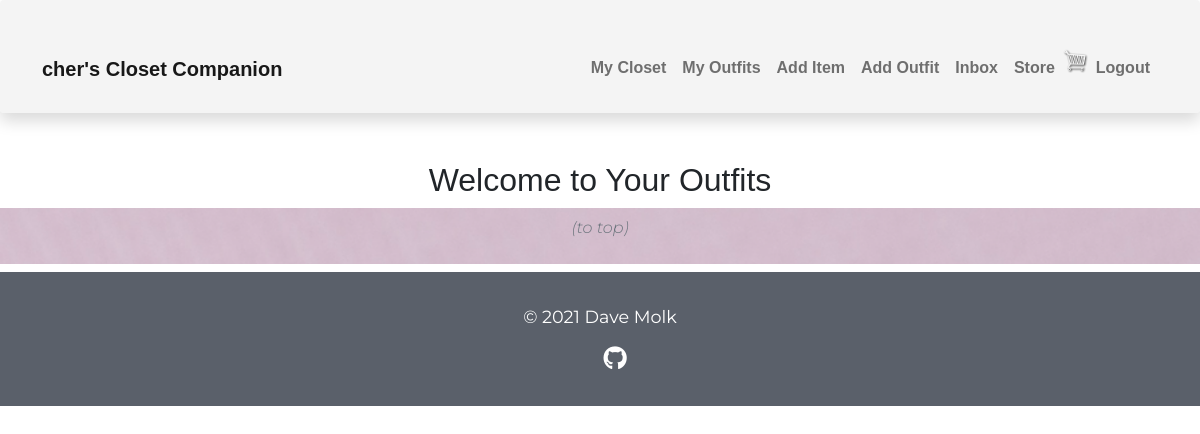
Page /wardrobe/outfits/ (signed in) on the earlier database version.
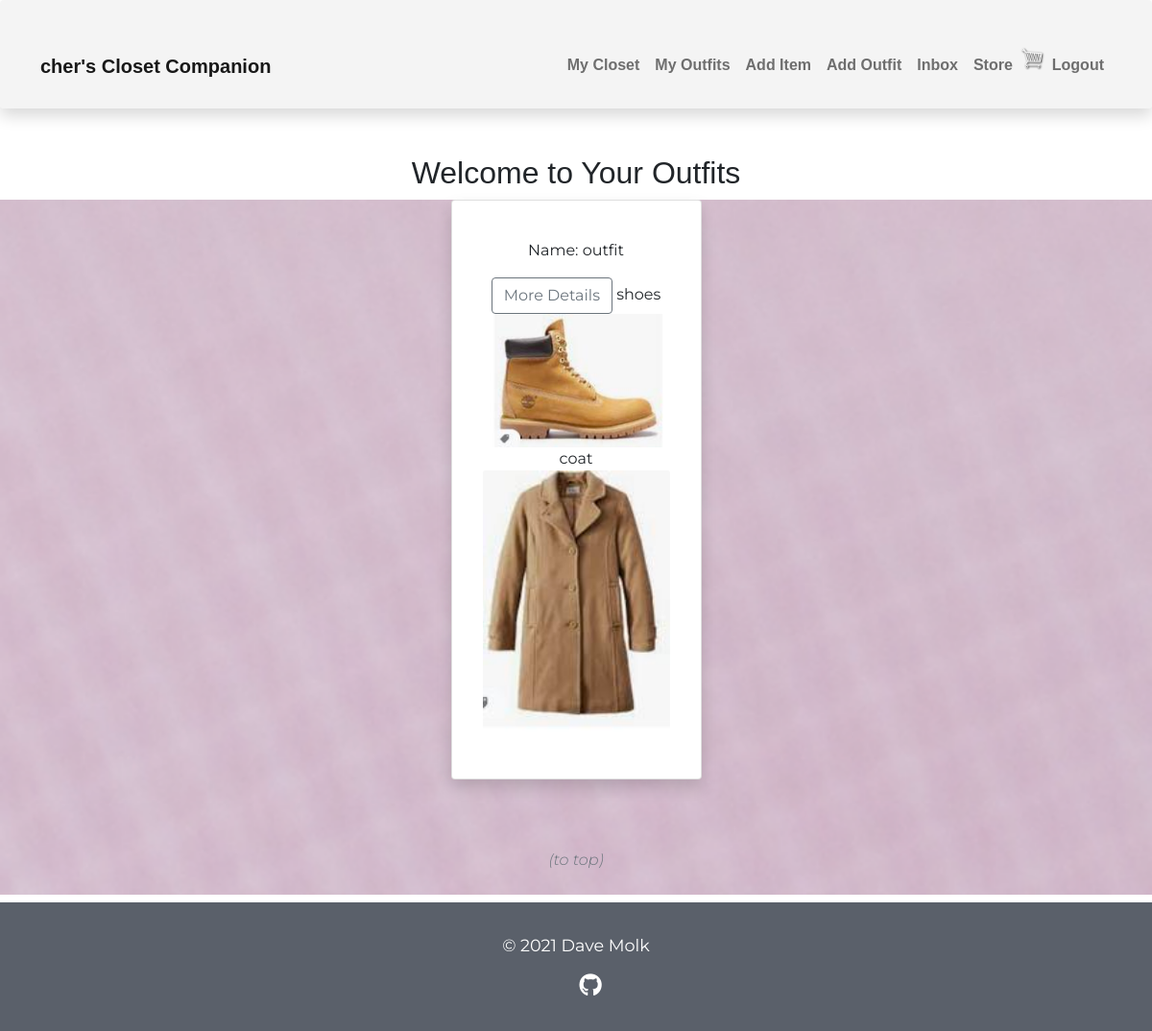
Same page on the later database version.
### wardrobe/models.py (models this page shows, shortened)
class Outfit(models.Model):
    owner = models.ForeignKey(Profile, null=True, blank=True, on_delete=models.SET_NULL)
    items= models.ManyToManyField(Item)
    name = models.CharField(max_length=100)
    description = models.TextField(max_length=300, blank=True, null=True)
    id = models.UUIDField(default=uuid.uuid4, unique=True, primary_key=True, editable=False)

class Item(models.Model):
    top = 'top'
    bottom = 'bottom'
    dress = 'dress'
    shoe = 'shoe'
    outerwear = 'outerwear'
    handbag = 'handbag'
    other = 'other'
    item_type = [
        (top, 'top'),
        (bottom, 'bottom'),
        (dress, 'dress'),
        (shoe, 'shoe'),
        (outerwear, 'outerwear'),
        (handbag, 'handbag'),
        (other, 'other'),
    ]
    owner = models.ForeignKey(Profile, null=True, blank=True, on_delete=models.CASCADE)
    name = models.CharField(max_length=100)
    description = models.TextField(max_length=300, blank=True, null=True)
    type = models.CharField(max_length=100, choices = item_type, default=shoe)
    image = ResizedImageField(size=[961, 1140], blank=True, null=True, upload_to="images", default="images/itemdefault.jpg")
    url = models.URLField(max_length=200, blank=True, null=True)
    sell = models.BooleanField(default=False)
    price = models.DecimalField(max_digits=7, decimal_places=2, blank=True, null=True)
    tags = models.ManyToManyField('Tag', blank=True)
    created = models.DateTimeField(auto_now_add=True)
    id = models.UUIDField(default=uuid.uuid4, unique=True, primary_key=True, editable=False)
    @property
    def imageURL(self):
        try:
            url = self.image.url
        except:
            url = ''
        return url

### wardrobe/views.py (the view)
# urls.py: path('outfits/', views.outfits, name='outfits'),
@login_required(login_url="login")
def outfits(request):
    profile = request.user.profile
    outfits = profile.outfit_set.all()
    context = {'outfits': outfits}
    return render(request, 'wardrobe/outfits.html', context)

### wardrobe/templates/wardrobe/outfits.html (shortened to what this page needs)
{% extends 'main.html' %}
{% load static %}
{% block content %}
  <div class="container-lg">
    <div class="text-center">
      <h2>Welcome to Your Outfits</h2>
    </div>
  </div>
  <section id="outfits" class="bg-light texture">
    <div class="container-lg">
      <div class="row my-2 align-items-center justify-content-center">
      {% for outfit in outfits %}
        <div class="col-8 col-lg-4 col-xl-3 mb-3">
          <div class="card-group">
            <div class="card shadow p-3 mb-5 bg-body rounded">
              <div class="card-body text-center py-4">
                <p>Name: {{outfit.name}}</p>
                <a href="{% url 'outfit' outfit.id %}" class="btn btn-outline-secondary">More Details</a>
                {% for item in outfit.items.all %}
                    {% if item.type == "shoe" %}
                        {{item.name}}
                        {% if item.url %}
                        <img src="{{item.url}}" class="card-img-top">
                        {% else %}
                        <img src="{{item.imageURL}}" class="card-img-top">
                        {% endif %}
                    {% endif %}
                    {% if item.type == "outerwear" %}
                        {{item.name}}
                        {% if item.url %}
                        <img src="{{item.url}}" class="card-img-top">
                        {% else %}
                        <img src="{{item.imageURL}}" class="card-img-top">
                        {% endif %}
                    {% endif %}
                {% endfor %}
              </div>
            </div>
          </div>
        </div>
      {% endfor %}
      <a class="nav-link text-center" href="#"><p class="fst-italic fw-light text-muted">(to top)</p></a>
      </div>
    </div>
  </section>
{% endblock %}

Differences in the rows shown:
added Outfit: name "outfit"
now on this page (row unchanged): Item: name "shoes", imageURL (picture)
now on this page (row unchanged): Item: name "coat", imageURL (picture)
